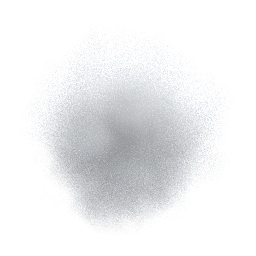
#> input picture updates/v0.29.1_blast/puff.png, 256 x 256 px, found by its file name
$ python sim.py
#> lines starting #> are read from the running program, lines starting #| are printed output that depends on the picture
# Python copy of ModWreckArt's 3D blast (Tick/Puff/Bang) with a crude splat renderer, for a preview.
import numpy as np, math, random, sys
from PIL import Image
random.seed(3); np.random.seed(3)
R=16.5; PuffLife=9.0; Streamers=48; Wreck=14; Sparks=90; light=1.0
puff=np.array(Image.open('/tmp/claude-0/puff/puff.png')).astype(float)/255
def rr(a,b): return random.uniform(a,b)
def onsphere():
    v=np.random.normal(size=3); return v/np.linalg.norm(v)
P=[]  # particles: sys, born, pos, vel, size, life, col
def emit(s,t,p,v,size,life,col): P.append((s,t,np.array(p,float),np.array(v,float),size,life,np.array(col,float)))
def head(az,el,reach,drag,g):
    az,el=math.radians(az),math.radians(el)
    d=np.array([math.cos(el)*math.sin(az), math.sin(el), math.cos(el)*math.cos(az)])
    return dict(p=d*R*0.04, v=d*reach*drag*1.05, drag=drag,g=g,reach=reach,dist=0.,next=0.,age=0.,wreck=False)
heads=[]
for i in range(Streamers):
    heads.append(head(rr(0,360), 3+77*random.random()**1.4, R*rr(0.6,1.2), rr(1.1,1.5), R*rr(0.08,0.15)))
for i in range(Wreck):
    h=head(rr(0,360), rr(10,60), R*rr(1.1,1.7), rr(0.8,1.1), R*0.3); h['wreck']=True; heads.append(h)
def lerp(a,b,t): return a+(b-a)*t
def Puff(h,at,t):
    f=min(1,h['dist']/max(0.01,h['reach'])); drift=h['v']*0.06+np.array([0,R*0.012,0])
    if h['wreck']:
        g=rr(0.38,0.5); emit('s',t,at,drift,R*rr(0.016,0.024),PuffLife*rr(0.6,0.9),(g,g*.96,g*.93,1)); return
    size=R*lerp(0.06,0.03,f)*rr(0.7,1.3); heat=max(0,min(1,1-h['age']/3))
    c=lerp(np.array([0.38,0.27,0.22,1])*np.array([light,light,light,1]), np.array([0.85,0.38,0.2,1]), heat*rr(0.75,1))
    emit('s',t,at,drift,size,PuffLife*rr(0.7,1.15)*(1-0.35*f),c)
    if heat>0.05: emit('g',t,at,h['v']*0.2,size*0.9,0.45,(1,0.62,0.3,heat))
# bang
for i in range(10):
    p=np.random.uniform(-1,1,3)*R*0.08; p[1]=abs(p[1]); emit('g',0,p,(0,0,0),R*rr(0.25,0.4),rr(0.5,1.1),(1,.85,.6,1))
for i in range(45):
    d=onsphere(); d[1]=abs(d[1])*0.8+0.1; emit('s',0,d*R*rr(0.02,0.12),d*R*rr(0.03,0.08),R*rr(0.12,0.2),PuffLife*rr(0.8,1.2),(1,rr(0.55,0.7),0.3,1))
for i in range(Sparks):
    d=onsphere(); d[1]=abs(d[1])*0.9+0.1; d/=np.linalg.norm(d); emit('k',0,d*R*0.03,d*R*rr(0.4,1.3),R*rr(0.006,0.012),rr(1,2.6),(1,.9,.7,1))
T=float(sys.argv[1]) if len(sys.argv)>1 else 2.0
t=0.; dt=1/30.; cloud=0.
while t<T:
    t+=dt
    if t<4:
        cloud+=dt*14
        while cloud>=1:
            cloud-=1; p=np.random.uniform(-1,1,3)*R*0.12; p[1]=abs(p[1])+R*0.05
            col=(1,0.55,0.28,1) if t<1.2 else (0.42,0.33,0.28,1)
            emit('s',t,p,(p[0]*0.3,R*rr(0.05,0.11),p[2]*0.3),R*rr(0.14,0.22),PuffLife*rr(1,1.4),col)
    for h in list(heads):
        hid=id(h)
        left=dt; dead=False
        while left>0 and not dead:
            s=min(left,0.04); left-=s; h['age']+=s; p0=h['p'].copy()
            h['v']=h['v']*math.exp(-h['drag']*s); h['v'][1]-=h['g']*s; h['p']=h['p']+h['v']*s
            step=np.linalg.norm(h['p']-p0); sp=R*(0.045 if h['wreck'] else 0.042)
            while h['dist']+step>=h['next']:
                k=(h['next']-h['dist'])/step if step>1e-4 else 1
                Puff(h,p0+(h['p']-p0)*min(1,max(0,k)),t); h['next']+=sp
            h['dist']+=step
            if h['p'][1]<0 or h['dist']>=h['reach'] or h['age']>4 or np.linalg.norm(h['v'])<h['reach']*0.06: dead=True
        if dead: heads[:]=[x for x in heads if id(x)!=hid]
# render: camera at distance D, height H, looking at (0, R*0.3, 0), perspective
W,Hh=1280,720; img=np.zeros((Hh,W,3));
sky=np.linspace(0,1,Hh)[:,None,None]; img[:]=np.array([0.42,0.6,0.85])*(1-sky*0.3)+0
hor=int(Hh*0.62); img[hor:]=np.array([0.1,0.2,0.3])
cam=np.array([0,R*0.06,-R*2.3]); fov=55; fpx=W/2/math.tan(math.radians(fov/2))
def proj(p):
    q=p-cam;
    if q[2]<=0.1: return None
    return W/2+q[0]/q[2]*fpx, hor-q[1]/q[2]*fpx+ (cam[1]/q[2]*fpx)*0, fpx/q[2]
items=[]
for s,tb,p,v,size,life,col in P:
    age=t-tb
    if age<0 or age>life: continue
    a=age/life; pos=p+v*age
    if s=='k': pos=pos+np.array([0,-0.5*0.35*R*age*age,0])
    if s=='s':
        sz=size*np.interp(a,[0,0.12,1],[0.45,1,1.9])
        cm=np.array([np.interp(a,[0,0.25,1],[1,0.62,0.42]),np.interp(a,[0,0.25,1],[1,0.5,0.38]),np.interp(a,[0,0.25,1],[1,0.45,0.36])])
        al=np.interp(a,[0,0.03,0.5,1],[0,1,0.85,0])
    else:
        sz=size*(np.interp(a,[0,1],[1,0.35]) if s=='g' else 1)
        cm=np.array([1,np.interp(a,[0,.4,1],[1,.6,.15]),np.interp(a,[0,.4,1],[1,.3,.05])]) if s=='g' else np.array([1,np.interp(a,[0,1],[1,.45]),np.interp(a,[0,1],[1,.15])])
        al=np.interp(a,[0,1],[1,0]) if s=='g' else np.interp(a,[0,.6,1],[1,1,0])
    pr=proj(pos)
    if pr is None or pos[1]<-0.5: continue
    items.append((np.linalg.norm(pos-cam),s,pr,sz,col[:3]*cm,col[3]*al))
items.sort(key=lambda x:-x[0])
from PIL import Image as I
pt=I.open('/tmp/claude-0/puff/puff.png')
#> pt is the input picture: PIL image 256x256 RGBA; mean R, G, B, A 103.6, 105.1, 106.7, 71.2
glow=np.zeros((64,64)); yy,xx=np.mgrid[0:64,0:64]; glow=np.clip(1-np.hypot(xx-31.5,yy-31.5)/32,0,1)**2
for d,s,(x,y,sc),sz,c,al in items:
    rpx=max(1,int(sz*sc/2)) if s!='k' else max(1,int(sz*sc*1.5))
    x0,y0=int(x-rpx),int(y-rpx); n=2*rpx
    if x0>=W or y0>=Hh or x0+n<0 or y0+n<0 or n>2000: continue
    if s=='s': tex=np.array(pt.resize((n,n)))/255.; rgb=tex[...,:3]*c; a=tex[...,3]*al
    else: g=np.array(I.fromarray((glow*255).astype('uint8')).resize((n,n)))/255.; rgb=g[...,None]*c; a=g*al
    xa,ya=max(0,x0),max(0,y0); xb,yb=min(W,x0+n),min(Hh,y0+n)
    sub=(slice(ya-y0,yb-y0),slice(xa-x0,xb-x0)); dst=img[ya:yb,xa:xb]
    if s=='s': dst[:]=dst*(1-a[sub][...,None])+rgb[sub]*a[sub][...,None]
    else: dst[:]=np.minimum(1,dst+rgb[sub]*a[sub][...,None])
#> this loop made 1437 passes
#> a on passes 7, 8, 40, 77: [[0, 0], [0, 0]], [[0.235, 0.24], [0.248, 0.248]], [[0, 0], [0, 0]], [[0.228, 0.233], [0.24, 0.24]]
img[hor:]=np.where(img[hor:]>0, img[hor:], img[hor:]); img[hor+2:]=np.array([0.1,0.2,0.3])*1.0  # sea hides below
I.fromarray((np.clip(img,0,1)*255).astype('uint8')).save('/tmp/claude-0/puff/sim_%.1f.png'%T)
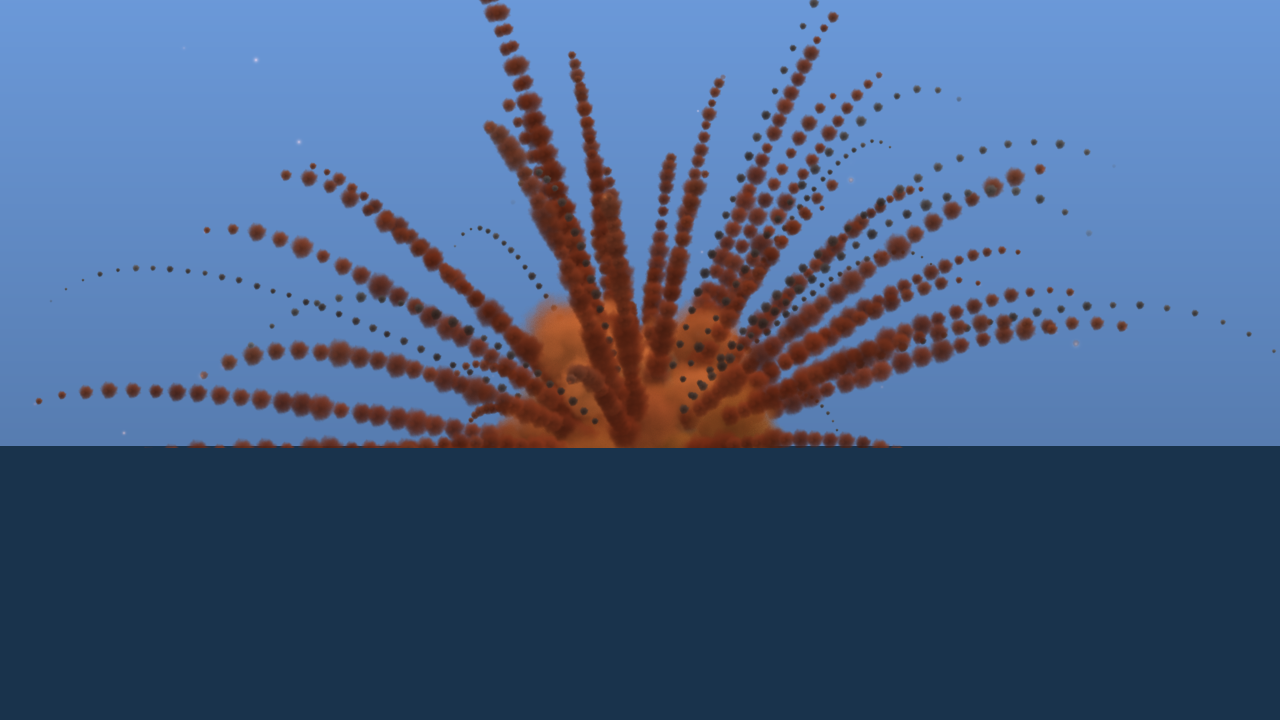
#> saved as sim_2.0.png: PIL image 1280x720 RGB; mean R, G, B 70.4, 95.2, 132
print(len(P),'particles')
